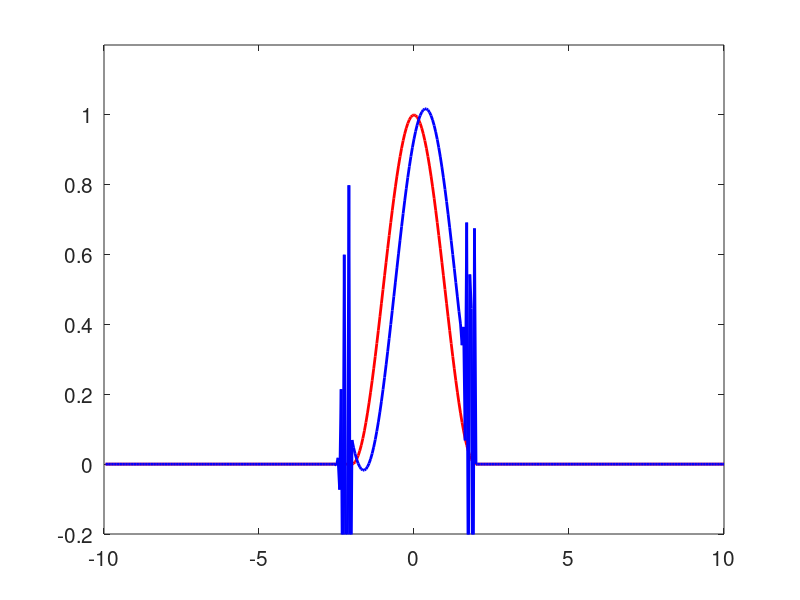

Write MATLAB code to recreate this figure.
clear all;
clc;
%%%% set domain and mesh %%%
xmin = -10;
xmax = 10;
CFL = 0.5;
dx = 0.05;
dt = dx * CFL;
x = (xmin + dx : dx : xmax)';
Nx = size(x, 1);
%%%% set initial value %%%%%%
recmin = -2;
recmax = 2;
u0 = (1 + cos((x - (recmin + recmax) / 2) / (recmax - recmin) * 2 * pi)) / 2;
u0((x < recmin) | (x > recmax)) = 0;
%%%% time marching %%%%%
u = u0;
t = 0;
tmax = 15 * dt;
while (t < tmax)
    u = u - CFL * ([u(2 : end, 1); u(1, 1)] - u);
    t = t + dt;
end
f = figure(1);
plot(x, u0, 'r', 'LineWidth', 2);
hold on
plot(x, u, 'b', 'LineWidth', 2);
set(gca, 'FontSize', 15);
ylim([-0.2 1.2]);
xlim([xmin xmax]);
print(f, 'advection_1d_downwind.png', '-dpng');
%ylim([0, 1]);